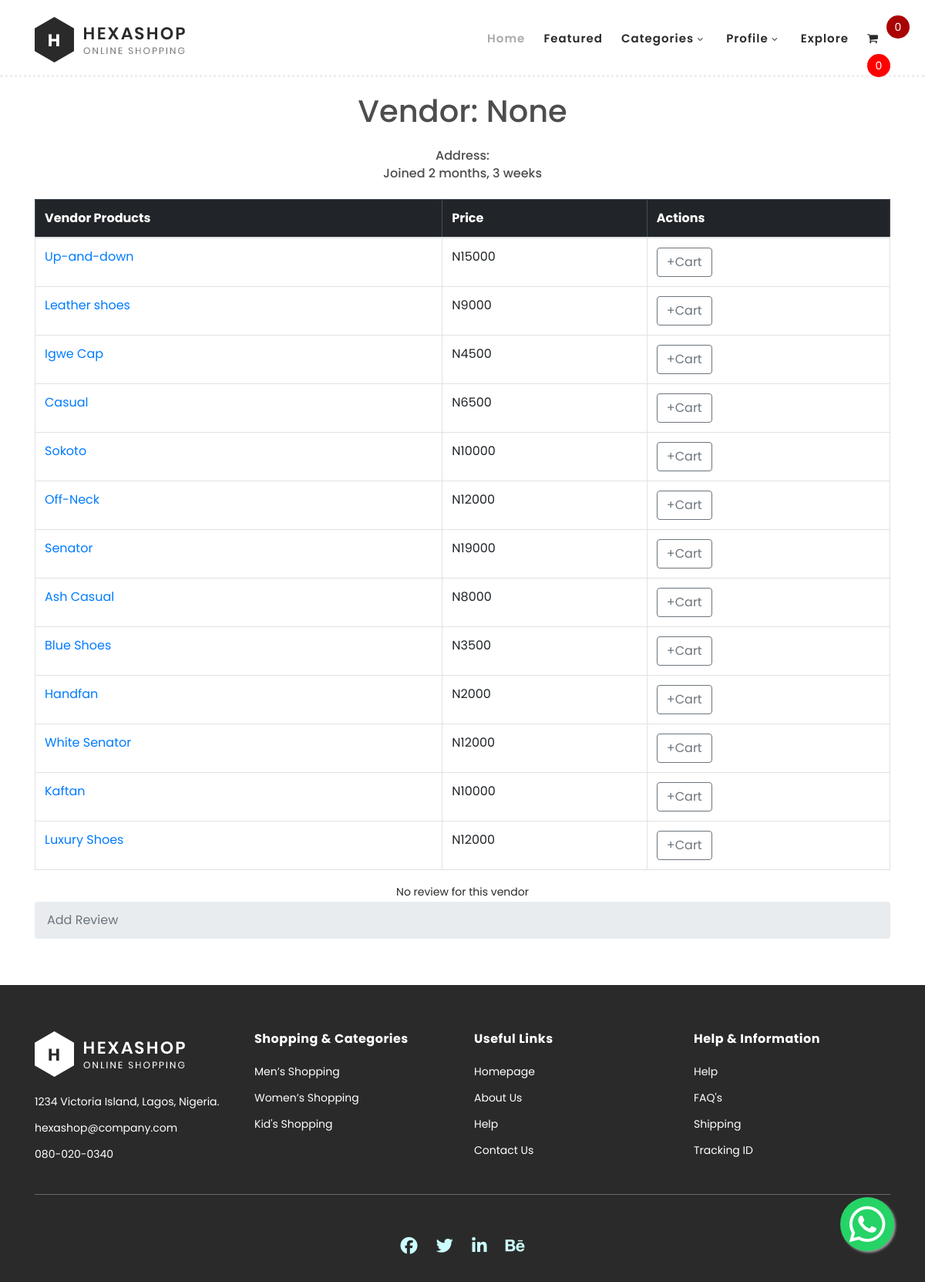
Before: /vendor/2/ with the older database file.
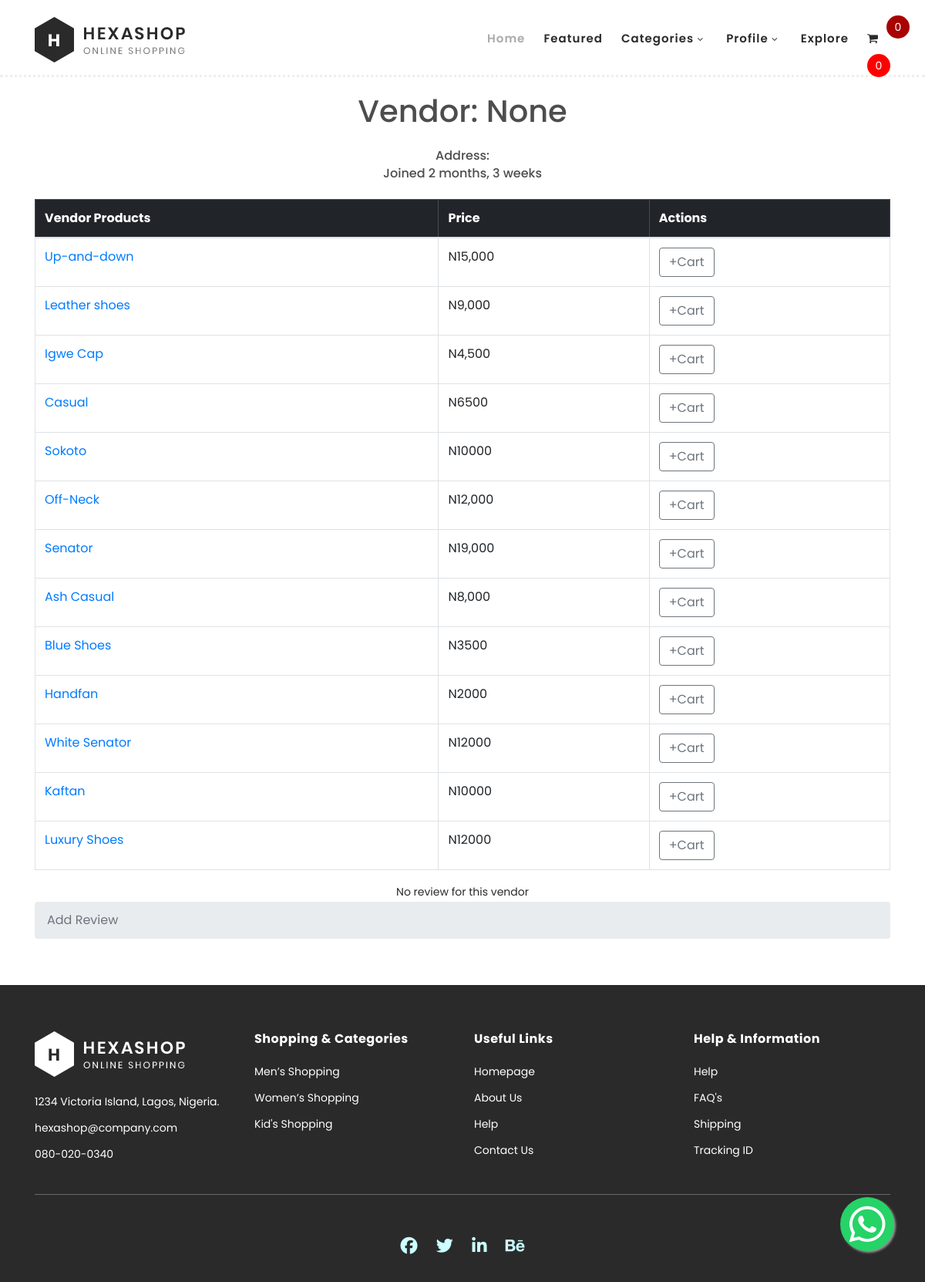
After: the same page with the newer database file.
### base/models.py (models this page shows, shortened)
class Customer(models.Model):
    user = models.OneToOneField(User, null=True, blank=True, on_delete=models.CASCADE)
    username = models.CharField(max_length=200, null=True)
    email = models.CharField(max_length=200)
    address = models.CharField(max_length=200)
    date_joined = models.DateTimeField(auto_now_add=True)
    is_vendor = models.BooleanField(default=True, null=True, blank=True)
    def get_vendor_products(self):
        return Product.objects.filter(vendor=self)

class Product(models.Model):
    name = models.CharField(max_length=200)
    price = models.CharField(max_length=200)
    digital = models.BooleanField(default=False, null=True, blank=True)
    image = models.ImageField(null=True, blank=True)
    vendor = models.ForeignKey(Customer, on_delete=models.SET_NULL, null=True, blank=True, limit_choices_to={'is_vendor': True})
    status = models.CharField(choices=post_status,default='pending',max_length=200)
    category = models.ForeignKey(Category, on_delete=models.CASCADE, null=True)
    description = models.TextField(blank=True, max_length=200,null=True)
    likes = models.ManyToManyField(User,related_name='blog_posts')
    favorite = models.ManyToManyField(User,related_name='products')
    created = models.DateTimeField(auto_now_add=True)
    class Meta:
        ordering = ('-created',)

### base/views.py (the view)
# urls.py: path('vendor/<int:vendor_id>/', views.vendor_products, name='vendor_products'),
def vendor_products(request, vendor_id):
    data = cartData(request)
    cartItems = data['cartItems']
    order = data['order']
    items = data['items']
    vendor = Customer.objects.get(pk=vendor_id)
    vendor_reviews = Review.objects.filter(vendor=vendor)
    products = vendor.get_vendor_products()
    return render(request, 'base/vendor_products.html', {'vendor': vendor,'vendor_reviews': vendor_reviews, 'products': products,      'cartItems': cartItems,
        'order': order,
        'items': items,})

### base/utils.py (called while the page is built, shortened)
def cookieCart(request):
    try:
        cart = json.loads(request.COOKIES['cart'])
    except:
        cart = {}
        print('CART:', cart)
    items = []
    order = {'get_cart_total': 0, 'get_cart_items': 0, 'shipping': False}
    cartItems = order['get_cart_items']
    return {'cartItems': cartItems, 'order': order, 'items': items}

### base/templates/base/vendor_products.html (shortened to what this page needs)
{% extends 'main.html' %}
{% load static %}
{% block content %}
<br>
<br><br>
{% if products %}
    <div class="container mt-5">
       <h1 class="text-center mb-4">Vendor: {{ vendor.username }}</h1>
       <h6 class="text-center mb-1">Address: {{ vendor.address }}</h6>
       <h6 class="text-center mb-4">Joined {{vendor.date_joined| timesince}}</h6>
        <div class="table-responsive">
            <table class="table table-bordered table-hover">
                <thead class="table-dark">
                    <tr>
                        <th scope="col">Vendor Products</th>
                        <th scope="col">Price</th>
                        <th scope="col">Actions</th>
                    </tr>
                </thead>
                <tbody>
                    {% for product in products %}
                        <tr>
                            <td><a href="{% url 'eachproduct' product.id %}">{{ product.name }}</a></td>
                            <td>N{{ product.price }}</td>
                            <td>
                                <button
                                    data-product="{{ product.id }}"
                                    data-action="add"
                                    class="btn btn-outline-secondary add-btn update-cart"
                                    data-url="{% url 'update_user_order' %}"
                                >
                                    +Cart
                                </button>
                            </td>
                        </tr>
                    {% endfor %}
                </tbody>
            </table>
        </div>
{% else %}
This Vendor has no product
{% endif %}
{% if vendor_reviews %}
    <div class="row text-center m-2">
        {% for review in vendor_reviews %}
            <div class="card my-3 col-lg-4">
                <div class="card-body py-4 mt-2  ">
                    <div class="media g-mb-30 media-comment">
                        <div class="media-body">
                        {% if review.customer.username  %}
                            <h5 class="font-weight-bold">{{ review.customer.username }}</h5>
                               {% else %}
                               <h5 class="font-weight-bold">Anonymous</h5>
                        {% endif %}
                            <h6 class="font-weight-light my-3">{{ review.date_created|timesince }} ago</h6>
                            <!-- <ul class="list-unstyled d-flex justify-content-center">
                                {% for star in review.stars %}
                                    <li><i class="fas fa-star fa-sm text-info"></i></li>
                                {% endfor %}
                                {% if review.rating < 5 %}
                                    <li><i class="fas fa-star-half-alt fa-sm text-info"></i></li>
                                {% endif %}
                            </ul> -->
 <ul class="list-unstyled d-flex justify-content-center">
                {% for star in review.stars %}
                    <li><i class="fas fa-star fa-sm text-warning"></i></li>
                {% endfor %}
                {% if review.rating < 1 %}
                    <li><i class="fas fa-star-half-alt fa-sm text-info"></i></li>
                {% endif %}
            </ul>
                            <p class="mb-2">
                                <i class="fas fa-quote-left pe-2"></i>{{ review.content }}
                            </p>
                        </div>
                    </div>
                    {% if request.user == review.customer.user %}
                  <div class="row">
                            <div class="col"><button class="btn btn-outline-secondary"> <a href="{% url 'update_review' review.pk%}"> Edit</a>  </button></div>
                            <div class="col"><button class="btn btn-outline-secondary"> <a href="{% url 'delete_review' review.pk%}"> Delete</a>  </button></div>
                     </div></p>
                     {% endif %}
                </div>
            </div>
        {% endfor %}
    </div>
            {% else %}
                    <div class="d-flex align-items-center justify-content-center">
                        <p>No review for this vendor</p>
                    </div>
            {% endif %}
        <section style="color: #000; background-color: #ffffff;">
            <nav aria-label="breadcrumb">
                <ol class="breadcrumb">
                <a href="{% url 'add_vendor_review' vendor_id=vendor.id %}">
    <li class="breadcrumb-item active" aria-current="page">Add Review</li>
</a>
                </ol>
            </nav>
        </section>
    </div>
{% endblock content %}

### templates/main.html (shortened to what this page needs)
<!DOCTYPE html>
{% load static %}
<html lang="en">
<head>
    <link href="https://cdn.jsdelivr.net/npm/bootstrap@5.2.3/dist/css/bootstrap.min.css" rel="stylesheet">
    <link rel="stylesheet" type="text/css" href="{% static 'css/main.css' %}" />
    <link rel="stylesheet" type="text/css" href="{% static 'assets/css/bootstrap.min.css' %}">
    <link rel="stylesheet" type="text/css" href="{% static 'assets/css/font-awesome.css' %}">
    <link rel="stylesheet" type="text/css" href="{% static 'assets/css/templatemo-hexashop.css' %}" />
    <link rel="stylesheet" href="{% static 'assets/css/owl-carousel.css' %}">
    <link rel="stylesheet" href="{% static 'assets/css/lightbox.css' %}">
    <link rel="stylesheet" type="text/css" href="{% static 'css/main1.css' %}" />
</head>
<body>
    <header class="header-area header-sticky">
        <div class="container">
            <div class="row">
                <div class="col-12">
                    <nav class="main-nav">
                        <a href="{% url 'store' %}" class="logo">
                            <img src="{% static 'assets/images/logo.png' %}">
                        </a>
                        <ul class="nav">
                            <li class="scroll-to-section"><a href="#top" class="active">Home</a></li>
                            <li class="scroll-to-section"><a href="#men">Featured</a></li>
                            <li class="submenu">
                                <a href="javascript:;">Categories</a>
                            </li>
                            <li class="submenu">
                                <a href="javascript:;">Profile</a>
                            </li>
                            <li class="scroll-to-section"><a href="#explore">Explore</a></li>
                          <li><a href="{% url 'cart' %}"><i class="fa fa-shopping-cart"></i></a>
                                <p id="cart-total">{{cartItems}}</p>
                            </li>
                        </ul>
                    </nav>
                </div>
            </div>
        </div>
        <div style="display: inline-block; margin-left: 10px;">
            <a href="{% url 'cart' %}" style="color: #000; text-decoration: none;">
                <p id="cart-total1" style="display: inline; margin-left: 5px;">{{cartItems}}</p>
            </a>
        </div>
    </header>
    {% block content %}
    {% endblock content %}
<a href="https:/wa.me/2348027989868"  target="_blank"
class="whatsapp_float"><i class="fa-brands fa-whatsapp fa-lg whatsapp-icon"></i></a>
    <footer>
        <div class="container">
            <div class="row">
                <div class="col-lg-3">
                    <div class="first-item">
                        <div class="logo">
                            <img src="{% static 'assets/images/white-logo.png' %}" alt="hexashop ecommerce templatemo">
                        </div>
                        <ul>
                            <li><a href="#">1234 Victoria Island,
                                Lagos, Nigeria.</a></li>
                            <li><a href="#">hexashop@company.com</a></li>
                            <li><a href="#">080-020-0340</a></li>
                        </ul>
                    </div>
                </div>
                <div class="col-lg-3">
                    <h4>Shopping &amp; Categories</h4>
                    <ul>
                        <li><a href="#">Men’s Shopping</a></li>
                        <li><a href="#">Women’s Shopping</a></li>
                        <li><a href="#">Kid's Shopping</a></li>
                    </ul>
                </div>
                <div class="col-lg-3">
                    <h4>Useful Links</h4>
                    <ul>
                        <li><a href="#">Homepage</a></li>
                        <li><a href="#">About Us</a></li>
                        <li><a href="#">Help</a></li>
                        <li><a href="#">Contact Us</a></li>
                    </ul>
                </div>
                <div class="col-lg-3">
                    <h4>Help &amp; Information</h4>
                    <ul>
                        <li><a href="#">Help</a></li>
                        <li><a href="#">FAQ's</a></li>
                        <li><a href="#">Shipping</a></li>
                        <li><a href="#">Tracking ID</a></li>
                    </ul>
                </div>
                <div class="col-lg-12">
                    <div class="under-footer">
                        <ul>
                            <li><a href="#"><i class="fa fa-facebook"></i></a></li>
                            <li><a href="#"><i class="fa fa-twitter"></i></a></li>
                            <li><a href="#"><i class="fa fa-linkedin"></i></a></li>
                            <li><a href="#"><i class="fa fa-behance"></i></a></li>
                        </ul>
                    </div>
                </div>
            </div>
        </div>
    </footer>

### static/css/main.css (style rules this page uses)
body { margin: 0; padding: 0; font-family: Arial, sans-serif; font-size: 16px; }
h1, h2, h3, h4, h5, h6 { color: hsl(0, 0%, 30%); font-weight: bold; }
#cart-total { text-align: center; color: #fff; background-color: red; width: 30px; height: 30px; line-height: 30px; border-radius: 50%; font-size: 14px; display: inline-block; }
#cart-total1 { text-align: center; color: #fff; background-color: rgb(169, 3, 3); width: 30px; height: 30px; line-height: 30px; border-radius: 50%; font-size: 14px; display: inline-block; z-index: 1; position: absolute; top: 20px; right: 20px; }
.btn { border-radius: 0; }

### static/css/main1.css (style rules this page uses)
.whatsapp_float { position: fixed; width: 70px; height: 70px; bottom: 40px; right: 40px; background-color: #25d366; color: #fff; border-radius: 50px; text-align: center; font-size: 40px; box-shadow: 2px 2px 3px #999; z-index: 100; }
.whatsapp-icon { margin-top: 15px; }

Changed rows visible on the page:
changed Product "Up-and-down": price "15000" → "15,000"
changed Product "Leather shoes": price "9000" → "9,000"
changed Product "Igwe Cap": price "4500" → "4,500"
changed Product "Off-Neck": price "12000" → "12,000"
changed Product "Senator": price "19000" → "19,000"
changed Product "Ash Casual": price "8000" → "8,000"
